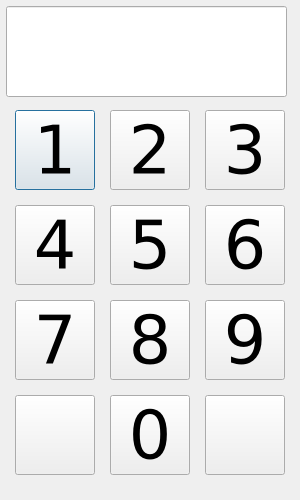
<?xml version="1.0" encoding="UTF-8"?>
<ui version="4.0">
 <class>Password</class>
 <widget class="QDialog" name="Password">
  <property name="geometry">
   <rect>
    <x>0</x>
    <y>0</y>
    <width>300</width>
    <height>500</height>
   </rect>
  </property>
  <property name="minimumSize">
   <size>
    <width>300</width>
    <height>500</height>
   </size>
  </property>
  <property name="maximumSize">
   <size>
    <width>300</width>
    <height>500</height>
   </size>
  </property>
  <property name="font">
   <font>
    <family>Verdana</family>
   </font>
  </property>
  <property name="windowTitle">
   <string>Dialog</string>
  </property>
  <widget class="QPushButton" name="b1">
   <property name="geometry">
    <rect>
     <x>15</x>
     <y>110</y>
     <width>80</width>
     <height>80</height>
    </rect>
   </property>
   <property name="font">
    <font>
     <family>Verdana</family>
     <pointsize>50</pointsize>
    </font>
   </property>
   <property name="text">
    <string>1</string>
   </property>
   <property name="shortcut">
    <string notr="true"/>
   </property>
  </widget>
  <widget class="QPushButton" name="b2">
   <property name="geometry">
    <rect>
     <x>110</x>
     <y>110</y>
     <width>80</width>
     <height>80</height>
    </rect>
   </property>
   <property name="font">
    <font>
     <family>Verdana</family>
     <pointsize>50</pointsize>
    </font>
   </property>
   <property name="text">
    <string>2</string>
   </property>
   <property name="shortcut">
    <string notr="true"/>
   </property>
  </widget>
  <widget class="QPushButton" name="b3">
   <property name="geometry">
    <rect>
     <x>205</x>
     <y>110</y>
     <width>80</width>
     <height>80</height>
    </rect>
   </property>
   <property name="font">
    <font>
     <family>Verdana</family>
     <pointsize>50</pointsize>
    </font>
   </property>
   <property name="text">
    <string>3</string>
   </property>
   <property name="shortcut">
    <string notr="true"/>
   </property>
  </widget>
  <widget class="QPushButton" name="b6">
   <property name="geometry">
    <rect>
     <x>205</x>
     <y>205</y>
     <width>80</width>
     <height>80</height>
    </rect>
   </property>
   <property name="font">
    <font>
     <family>Verdana</family>
     <pointsize>50</pointsize>
    </font>
   </property>
   <property name="text">
    <string>6</string>
   </property>
   <property name="shortcut">
    <string notr="true"/>
   </property>
  </widget>
  <widget class="QPushButton" name="b5">
   <property name="geometry">
    <rect>
     <x>110</x>
     <y>205</y>
     <width>80</width>
     <height>80</height>
    </rect>
   </property>
   <property name="font">
    <font>
     <family>Verdana</family>
     <pointsize>50</pointsize>
    </font>
   </property>
   <property name="text">
    <string>5</string>
   </property>
   <property name="shortcut">
    <string notr="true"/>
   </property>
  </widget>
  <widget class="QPushButton" name="b4">
   <property name="geometry">
    <rect>
     <x>15</x>
     <y>205</y>
     <width>80</width>
     <height>80</height>
    </rect>
   </property>
   <property name="font">
    <font>
     <family>Verdana</family>
     <pointsize>50</pointsize>
    </font>
   </property>
   <property name="text">
    <string>4</string>
   </property>
   <property name="shortcut">
    <string notr="true"/>
   </property>
  </widget>
  <widget class="QPushButton" name="b9">
   <property name="geometry">
    <rect>
     <x>205</x>
     <y>300</y>
     <width>80</width>
     <height>80</height>
    </rect>
   </property>
   <property name="font">
    <font>
     <family>Verdana</family>
     <pointsize>50</pointsize>
    </font>
   </property>
   <property name="text">
    <string>9</string>
   </property>
   <property name="shortcut">
    <string notr="true"/>
   </property>
  </widget>
  <widget class="QPushButton" name="b8">
   <property name="geometry">
    <rect>
     <x>110</x>
     <y>300</y>
     <width>80</width>
     <height>80</height>
    </rect>
   </property>
   <property name="font">
    <font>
     <family>Verdana</family>
     <pointsize>50</pointsize>
    </font>
   </property>
   <property name="text">
    <string>8</string>
   </property>
   <property name="shortcut">
    <string notr="true"/>
   </property>
  </widget>
  <widget class="QPushButton" name="b7">
   <property name="geometry">
    <rect>
     <x>15</x>
     <y>300</y>
     <width>80</width>
     <height>80</height>
    </rect>
   </property>
   <property name="font">
    <font>
     <family>Verdana</family>
     <pointsize>50</pointsize>
    </font>
   </property>
   <property name="text">
    <string>7</string>
   </property>
   <property name="shortcut">
    <string notr="true"/>
   </property>
  </widget>
  <widget class="QLineEdit" name="lineEdit">
   <property name="geometry">
    <rect>
     <x>6</x>
     <y>6</y>
     <width>281</width>
     <height>91</height>
    </rect>
   </property>
   <property name="font">
    <font>
     <family>Verdana</family>
     <pointsize>50</pointsize>
    </font>
   </property>
   <property name="text">
    <string/>
   </property>
   <property name="alignment">
    <set>Qt::AlignCenter</set>
   </property>
   <property name="readOnly">
    <bool>true</bool>
   </property>
  </widget>
  <widget class="QPushButton" name="erase">
   <property name="geometry">
    <rect>
     <x>15</x>
     <y>395</y>
     <width>80</width>
     <height>80</height>
    </rect>
   </property>
   <property name="font">
    <font>
     <family>Verdana</family>
     <pointsize>50</pointsize>
    </font>
   </property>
   <property name="text">
    <string/>
   </property>
   <property name="icon">
    <iconset resource="../../images/resources.qrc">
     <normaloff>:/Logo/erase.png</normaloff>:/Logo/erase.png</iconset>
   </property>
   <property name="iconSize">
    <size>
     <width>80</width>
     <height>80</height>
    </size>
   </property>
   <property name="shortcut">
    <string notr="true"/>
   </property>
  </widget>
  <widget class="QPushButton" name="b0">
   <property name="geometry">
    <rect>
     <x>110</x>
     <y>395</y>
     <width>80</width>
     <height>80</height>
    </rect>
   </property>
   <property name="font">
    <font>
     <family>Verdana</family>
     <pointsize>50</pointsize>
    </font>
   </property>
   <property name="text">
    <string>0</string>
   </property>
   <property name="shortcut">
    <string notr="true"/>
   </property>
  </widget>
  <widget class="QPushButton" name="check">
   <property name="geometry">
    <rect>
     <x>205</x>
     <y>395</y>
     <width>80</width>
     <height>80</height>
    </rect>
   </property>
   <property name="font">
    <font>
     <family>Verdana</family>
     <pointsize>50</pointsize>
    </font>
   </property>
   <property name="text">
    <string/>
   </property>
   <property name="icon">
    <iconset resource="../../images/resources.qrc">
     <normaloff>:/Logo/check.png</normaloff>:/Logo/check.png</iconset>
   </property>
   <property name="iconSize">
    <size>
     <width>80</width>
     <height>80</height>
    </size>
   </property>
   <property name="shortcut">
    <string notr="true"/>
   </property>
  </widget>
 </widget>
 <resources>
  <include location="../../images/resources.qrc"/>
 </resources>
 <connections/>
</ui>
